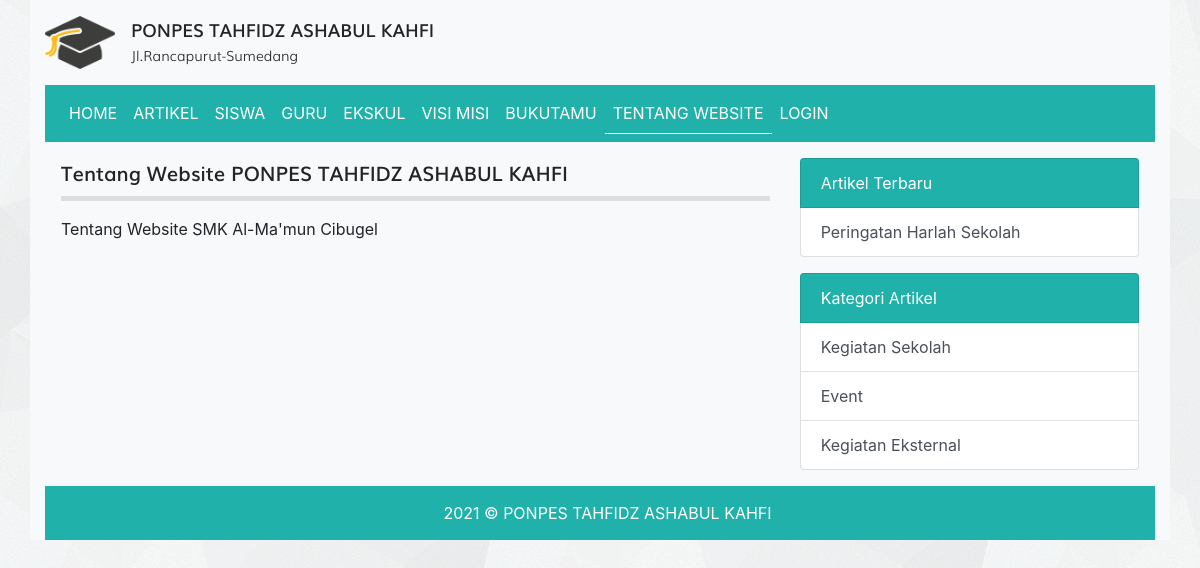
Screenshot of /tentang_website.php with the database file from the repository.
### tables this page shows
CREATE TABLE `tbl_tentang_website` (
  `id` int(11) NOT NULL,
  `tentang_website` text DEFAULT NULL
);

CREATE TABLE `tbl_artikel` (
  `id` int(11) NOT NULL,
  `judul` varchar(255) DEFAULT NULL,
  `isi` text DEFAULT NULL,
  `tanggal` date DEFAULT NULL,
  `foto` varchar(100) DEFAULT NULL,
  `id_kategori` int(11) DEFAULT NULL
);

CREATE TABLE `tbl_kategori_artikel` (
  `id` int(11) NOT NULL,
  `nama_kategori` varchar(30) DEFAULT NULL
);

### tentang_website.php (the view, shortened to what this page needs)
<?php
require_once 'koneksi.php';
$query = mysqli_query($koneksi, "SELECT * FROM tbl_tentang_website WHERE id = 1");
$tentang_website = mysqli_fetch_assoc($query);
?>
<!DOCTYPE html>
<html>
<head>
	<link rel="stylesheet" href="resources/fonts/stylesheet.css">
	<link rel="stylesheet" href="resources/css/bootstrap.min.css">
	<link rel="stylesheet" href="resources/css/style.css">
</head>
<body>
	<div class="container bg-light">
		<div class="logo clearfix">
			<div class="float-left mt-3 mb-3">
				<img src="resources/images/logo.png" alt="Logo Sekolah" width="70px" class="float-left mr-3">
				<div class="text float-right">
					<span class="smk">PONPES TAHFIDZ ASHABUL KAHFI</span><br>
					<span class="visi">Jl.Rancapurut-Sumedang</span>
				</div>
			</div>
		</div>
		<?php require_once 'navbar.php'; ?>
		<div class="row p-3">
			<div class="col-md-8">
				<div class="title mb-3">
					Tentang Website PONPES TAHFIDZ ASHABUL KAHFI
				</div>
				<div class="artikel">
					<?= $tentang_website['tentang_website'] ?>
				</div>
			</div>
			<?php require_once 'sidebar.php'; ?>
		</div>
		<div class="text-white footer">
			2021 © PONPES TAHFIDZ ASHABUL KAHFI
		</div>
	</div>
</body>
</html>

### sidebar.php
<?php
$query_artikel_terbaru = mysqli_query($koneksi, "SELECT * FROM tbl_artikel ORDER BY tanggal ASC LIMIT 4");
$query_kategori_artikel= mysqli_query($koneksi, "SELECT * FROM tbl_kategori_artikel LIMIT 4");
?>
<div class="col-sm-4">
	<div class="list-group">
		<span class="list-group-item text-white" style="background-color: #20B2AA">Artikel Terbaru</span>
		<?php while($artikel_terbaru = mysqli_fetch_assoc($query_artikel_terbaru)) : ?>
			<a href="detail_artikel.php?id=<?= $artikel_terbaru['id'] ?>" class="list-group-item list-group-item-action"><?= $artikel_terbaru['judul'] ?></a>
		<?php endwhile; ?>
	</div>
	<div class="list-group">
		<span class="list-group-item text-white mt-3" style="background-color: #20B2AA">Kategori Artikel</span>
		<?php while($kategori_artikel = mysqli_fetch_assoc($query_kategori_artikel)) : ?>
			<a href="kategori.php?id=<?= $kategori_artikel['id'] ?>" class="list-group-item list-group-item-action"><?= $kategori_artikel['nama_kategori'] ?></a>
		<?php endwhile; ?>
	</div>
</div>

### resources/css/style.css (style rules this page uses)
body { background-image: url('../images/bg_all.jpg'); }
.smk { font-family: 'mulisemibold'; font-size: 18px; }
.visi { font-family: 'mulilight'; font-size: 14px; }
.title { font-family: 'mulisemibold'; font-size: 20px; padding-bottom: 7.5px; border-bottom: 5px solid #ddd }
.footer { background-color: #20B2AA; padding: 15px 15px 15px 30px; text-align: center; }

### rows the page displays
tbl_tentang_website: tentang_website "Tentang Website SMK Al-Ma'mun Cibugel"
tbl_artikel: judul "Peringatan Harlah Sekolah"
tbl_kategori_artikel: nama_kategori "Kegiatan Sekolah"
tbl_kategori_artikel: nama_kategori "Event"
tbl_kategori_artikel: nama_kategori "Kegiatan Eksternal"
